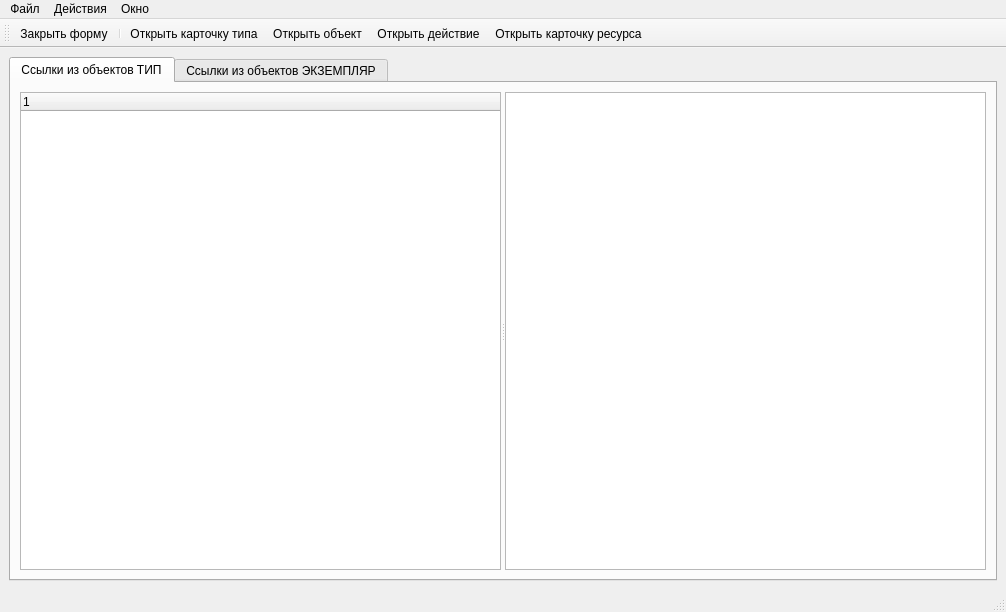
<?xml version="1.0" encoding="UTF-8"?>
<ui version="4.0">
 <class>LinksExplorer</class>
 <widget class="QMainWindow" name="LinksExplorer">
  <property name="geometry">
   <rect>
    <x>0</x>
    <y>0</y>
    <width>1006</width>
    <height>612</height>
   </rect>
  </property>
  <property name="windowTitle">
   <string>Ссылки из других объектоа системы</string>
  </property>
  <widget class="QWidget" name="centralwidget">
   <layout class="QGridLayout" name="gridLayout">
    <item row="0" column="0">
     <widget class="QTabWidget" name="tabWidget_Prg">
      <property name="currentIndex">
       <number>0</number>
      </property>
      <widget class="QWidget" name="tab_Hypotesis">
       <attribute name="title">
        <string>Ссылки из объектов ТИП</string>
       </attribute>
       <layout class="QHBoxLayout" name="horizontalLayout_2">
        <item>
         <widget class="QSplitter" name="splitter_2">
          <property name="orientation">
           <enum>Qt::Horizontal</enum>
          </property>
          <widget class="QEidosTreeWidget" name="HEidosTreeWidget">
           <column>
            <property name="text">
             <string>1</string>
            </property>
           </column>
          </widget>
          <widget class="QTableView" name="tableView_Hyp"/>
         </widget>
        </item>
       </layout>
      </widget>
      <widget class="QWidget" name="tab_Pragma">
       <attribute name="title">
        <string>Ссылки из объектов ЭКЗЕМПЛЯР</string>
       </attribute>
       <layout class="QHBoxLayout" name="horizontalLayout">
        <item>
         <widget class="QSplitter" name="splitter">
          <property name="orientation">
           <enum>Qt::Horizontal</enum>
          </property>
          <widget class="QEidosTreeWidget" name="PEidosTreeWidget">
           <column>
            <property name="text">
             <string>1</string>
            </property>
           </column>
          </widget>
          <widget class="QTableView" name="tableView_Pragma"/>
         </widget>
        </item>
       </layout>
      </widget>
     </widget>
    </item>
   </layout>
  </widget>
  <widget class="QMenuBar" name="menubar">
   <property name="geometry">
    <rect>
     <x>0</x>
     <y>0</y>
     <width>1006</width>
     <height>26</height>
    </rect>
   </property>
   <widget class="QMenu" name="menu">
    <property name="title">
     <string>Файл</string>
    </property>
    <addaction name="action_close"/>
   </widget>
   <widget class="QMenu" name="menu_2">
    <property name="title">
     <string>Действия</string>
    </property>
    <addaction name="action_HypOpen"/>
    <addaction name="action_OBJOpen"/>
    <addaction name="action_ACTOpen"/>
    <addaction name="action_RESOpen"/>
   </widget>
   <widget class="QMenu" name="menu_3">
    <property name="title">
     <string>Окно</string>
    </property>
    <addaction name="action_copy"/>
   </widget>
   <addaction name="menu"/>
   <addaction name="menu_2"/>
   <addaction name="menu_3"/>
  </widget>
  <widget class="QStatusBar" name="statusbar"/>
  <widget class="QToolBar" name="toolBar">
   <property name="windowTitle">
    <string>toolBar</string>
   </property>
   <attribute name="toolBarArea">
    <enum>TopToolBarArea</enum>
   </attribute>
   <attribute name="toolBarBreak">
    <bool>false</bool>
   </attribute>
   <addaction name="action_close"/>
   <addaction name="separator"/>
   <addaction name="action_HypOpen"/>
   <addaction name="action_OBJOpen"/>
   <addaction name="action_ACTOpen"/>
   <addaction name="action_RESOpen"/>
  </widget>
  <action name="action_close">
   <property name="icon">
    <iconset resource="../images/resources.qrc">
     <normaloff>:/PICS/exit.png</normaloff>:/PICS/exit.png</iconset>
   </property>
   <property name="text">
    <string>Закрыть форму</string>
   </property>
  </action>
  <action name="action_HypOpen">
   <property name="icon">
    <iconset resource="../images/resources.qrc">
     <normaloff>:/PICS/konstr.png</normaloff>:/PICS/konstr.png</iconset>
   </property>
   <property name="text">
    <string>Открыть карточку типа</string>
   </property>
  </action>
  <action name="action_OBJOpen">
   <property name="icon">
    <iconset resource="../images/resources.qrc">
     <normaloff>:/PICS/browser.png</normaloff>:/PICS/browser.png</iconset>
   </property>
   <property name="text">
    <string>Открыть объект</string>
   </property>
  </action>
  <action name="action_ACTOpen">
   <property name="icon">
    <iconset resource="../images/resources.qrc">
     <normaloff>:/PICS/action.png</normaloff>:/PICS/action.png</iconset>
   </property>
   <property name="text">
    <string>Открыть действие</string>
   </property>
  </action>
  <action name="action_RESOpen">
   <property name="icon">
    <iconset resource="../images/resources.qrc">
     <normaloff>:/PICS/diamond_juliane_krug_01.png</normaloff>:/PICS/diamond_juliane_krug_01.png</iconset>
   </property>
   <property name="text">
    <string>Открыть карточку ресурса</string>
   </property>
  </action>
  <action name="action_copy">
   <property name="icon">
    <iconset resource="../images/resources.qrc">
     <normaloff>:/PICS/klipper_dock.png</normaloff>:/PICS/klipper_dock.png</iconset>
   </property>
   <property name="text">
    <string>Копировать выделенное в буфер обмена</string>
   </property>
   <property name="toolTip">
    <string>Копировать выделенное</string>
   </property>
   <property name="shortcut">
    <string>Ctrl+C</string>
   </property>
  </action>
 </widget>
 <customwidgets>
  <customwidget>
   <class>QEidosTreeWidget</class>
   <extends>QTreeWidget</extends>
   <header>qeidostreewidget.h</header>
  </customwidget>
 </customwidgets>
 <resources>
  <include location="../images/resources.qrc"/>
 </resources>
 <connections/>
</ui>
